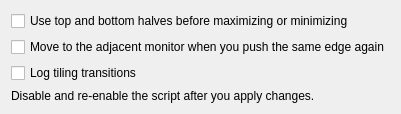
<?xml version="1.0" encoding="UTF-8"?>
<ui version="4.0">
 <class>PushTilesConfig</class>
 <widget class="QWidget" name="PushTilesConfig">
  <layout class="QVBoxLayout" name="layout">
   <item>
    <widget class="QCheckBox" name="kcfg_topBottomHalves">
     <property name="text">
      <string>Use top and bottom halves before maximizing or minimizing</string>
     </property>
    </widget>
   </item>
   <item>
    <widget class="QCheckBox" name="kcfg_crossMonitorWrap">
     <property name="text">
      <string>Move to the adjacent monitor when you push the same edge again</string>
     </property>
    </widget>
   </item>
   <item>
    <widget class="QCheckBox" name="kcfg_debug">
     <property name="text">
      <string>Log tiling transitions</string>
     </property>
    </widget>
   </item>
   <item>
    <widget class="QLabel" name="restartNotice">
     <property name="text">
      <string>Disable and re-enable the script after you apply changes.</string>
     </property>
    </widget>
   </item>
  </layout>
 </widget>
 <resources/>
 <connections/>
</ui>
